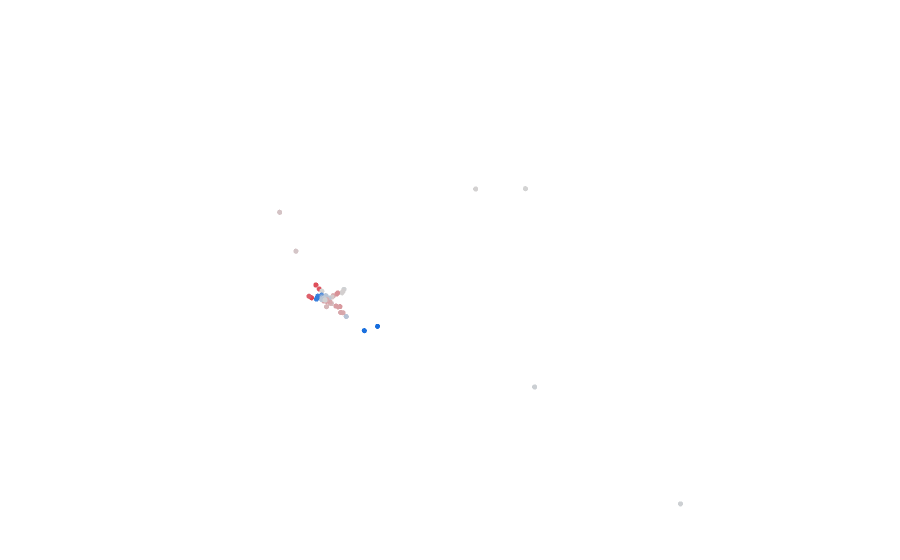

Here is the notebook cell this chart was saved with:
### Code cell
import sys
import os

sys.path.append(os.path.abspath('/afs/cern.ch/work/m/mgarciam/private/DiffusionGeometry/'))  # Add parent directory to path
from diffusion_geometry import DiffusionGeometry
from diffusion_geometry.visualisation import *

import numpy as np

from plotly.subplots import make_subplots
from figures.generate_data import gen_3d_data, load_image_point_cloud


dg = DiffusionGeometry.from_point_cloud(graph[0:3,:].T, n_function_basis = 10)

# Pick an eigenfunction as an example
f = dg.function_space.zeros()
f.coeffs[6] = 1

camera = dict(eye=dict(x=-0.4, y=1.85, z=0.5))
plot_scatter_3d(graph[0:3,:].T, color = f.to_ambient(), camera=camera).show()

### Figure 1 — Plotly figure (JSON) as saved in the notebook; plotly's stock layout.template omitted (floating-point values rounded to 4 significant figures)
{"data": [{"marker": {"cmax": 2.389, "cmid": 0, "cmin": -2.389, "color": [-0.07335, -0.0003481, 0.02465, -0.09584, 0.2182, 0.1887, -2.324, -2.389, -0.04583, 0.04205, 0.05579, -0.3658, 1.837, 1.95, 1.707, 0.5743, 0.6207, 1.569, 0.9184, 0.9266, 0.6835, -0.0002196, 0.8313, -0.8965, 0.7151, 0.7285, 0.1585, -1.849, -1.926, -2.013, -1.768, -1.367, 0.3056, 0.09649, -1.452, -1.348, 0.3652, 0.5671, -0.2905, 0.3911, 0.7116, 0.6961, -0.3283, 0.588, 0.6391, 0.5899, 0.5354, -0.586, 0.3742, 0.05423, -0.2051, -0.3045, -0.02424], "colorscale": [[0, "#166dde"], [0.5, "#d3d3d3"], [1, "#e32636"]], "line": {"color": "rgba(0,0,0,0)", "width": 0}, "opacity": 1, "showscale": false, "size": 3}, "mode": "markers", "type": "scatter3d", "x": [-67.25, -48.02, -41.99, -47.48, -9.109, -4.849, -13.21, -14.98, -8.146, -7.656, -7.744, -7.821, -1.98, -1.179, -1.959, -6.194, -5.768, 0.1206, -4.668, -4.744, -3.707, -1.477, -4.607, -1.373, -3.681, -3.833, -2.988, -0.2366, 0.07859, 0.05326, -0.8047, -1.145, -2.27, -2.051, -0.4697, -0.4414, -1.801, -1.377, -1.655, -0.9242, -0.5202, -0.7484, -0.782, 0.01733, -0.6938, -0.1069, -0.7658, -0.1235, -0.2382, 0.08916, -0.3899, -0.01907, -0.6816], "y": [56.04, 56.78, 53.74, 27.97, 37.07, 23.31, 13.0, 10.15, 9.78, 9.671, 9.359, 8.341, 9.108, 9.707, 7.504, 5.93, 6.09, 7.999, 5.034, 4.732, 4.633, 5.165, 3.464, 5.223, 3.327, 2.56, 3.503, 4.485, 4.512, 4.14, 3.784, 3.401, 2.281, 2.524, 2.848, 2.721, 1.684, 0.8573, 2.09, 1.807, 0.6418, 0.7731, 1.537, 0.8842, 0.8163, 0.9367, 1.009, 2.119, 1.203, 1.588, 1.711, 2.024, 1.81], "z": [-4.538, 32.13, 31.56, -3.605, 25.16, 16.01, -1.506, -1.437, 5.593, 4.839, 5.043, -0.4932, 5.967, 3.428, 4.678, -0.5333, -0.4617, 3.192, 3.122, 3.237, 2.565, 3.572, -0.05065, 1.822, -0.05047, -0.4447, 1.923, 2.21, 1.586, 1.77, 2.269, 1.501, 0.1017, 0.4304, 1.811, 1.759, -0.08125, -0.01854, 1.23, -0.8158, -0.000624, 0.102, 1.519, 0.1093, 0.3912, 0.2209, 0.48, 1.192, 0.5545, 0.6507, 1.026, 0.818, 0.6554]}], "layout": {"coloraxis": {"showscale": false}, "margin": {"b": 0, "l": 0, "r": 0, "t": 0}, "paper_bgcolor": "white", "plot_bgcolor": "white", "scene": {"aspectmode": "data", "camera": {"eye": {"x": -0.4, "y": 1.85, "z": 0.5}}, "xaxis": {"showbackground": false, "showgrid": false, "showticklabels": false, "title": {"text": ""}, "visible": false, "zeroline": false}, "yaxis": {"showbackground": false, "showgrid": false, "showticklabels": false, "title": {"text": ""}, "visible": false, "zeroline": false}, "zaxis": {"showbackground": false, "showgrid": false, "showticklabels": false, "title": {"text": ""}, "visible": false, "zeroline": false}}, "showlegend": false, "title": {"text": ""}, "xaxis": {"automargin": false, "showgrid": false, "showline": false, "showticklabels": false, "title": {"text": ""}, "zeroline": false}, "yaxis": {"automargin": false, "scaleanchor": "x", "scaleratio": 1, "showgrid": false, "showline": false, "showticklabels": false, "title": {"text": ""}, "zeroline": false}}}
